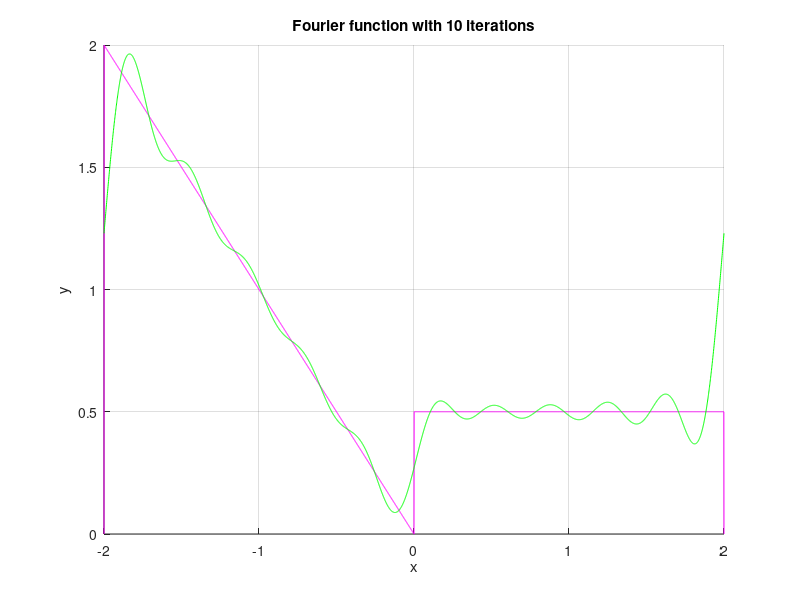

MATLAB code to generate this figure:
close all

iterations 	= 10;
period 		= 4;
amplitude 	= 1;
temporary 	= 0;                   
fourier 		= 0;
a0 			= 3/4; 

angularFrequency = (2 * pi) / period;    
xFinal = -2: 0.001 : 2;   
xOriginal = -2: 0.001 : 2;                          

for k = 1: iterations
    ak = ((2*((-1)^(k)-1))/(k*pi)^2);
    bk = (1/2)*(((3*(-1)^(k))+ 1)/(pi*k));
    
    temporary = temporary + (ak * cos(k*angularFrequency*xFinal) + bk * sin(k*angularFrequency*xFinal));
end

fourier = a0 + temporary;
funcionOriginal = (((xOriginal > -2) & (xOriginal < 0)).*(-xOriginal) + ((xOriginal > 0) & (xOriginal < 2)).*(1/2));


figure(1); clf(1)
hold on

plot(xOriginal, funcionOriginal, 'm')
plot(xFinal, fourier, 'g')

xlabel('x')
ylabel('y')
title('Fourier function with 10 iterations')
grid on
